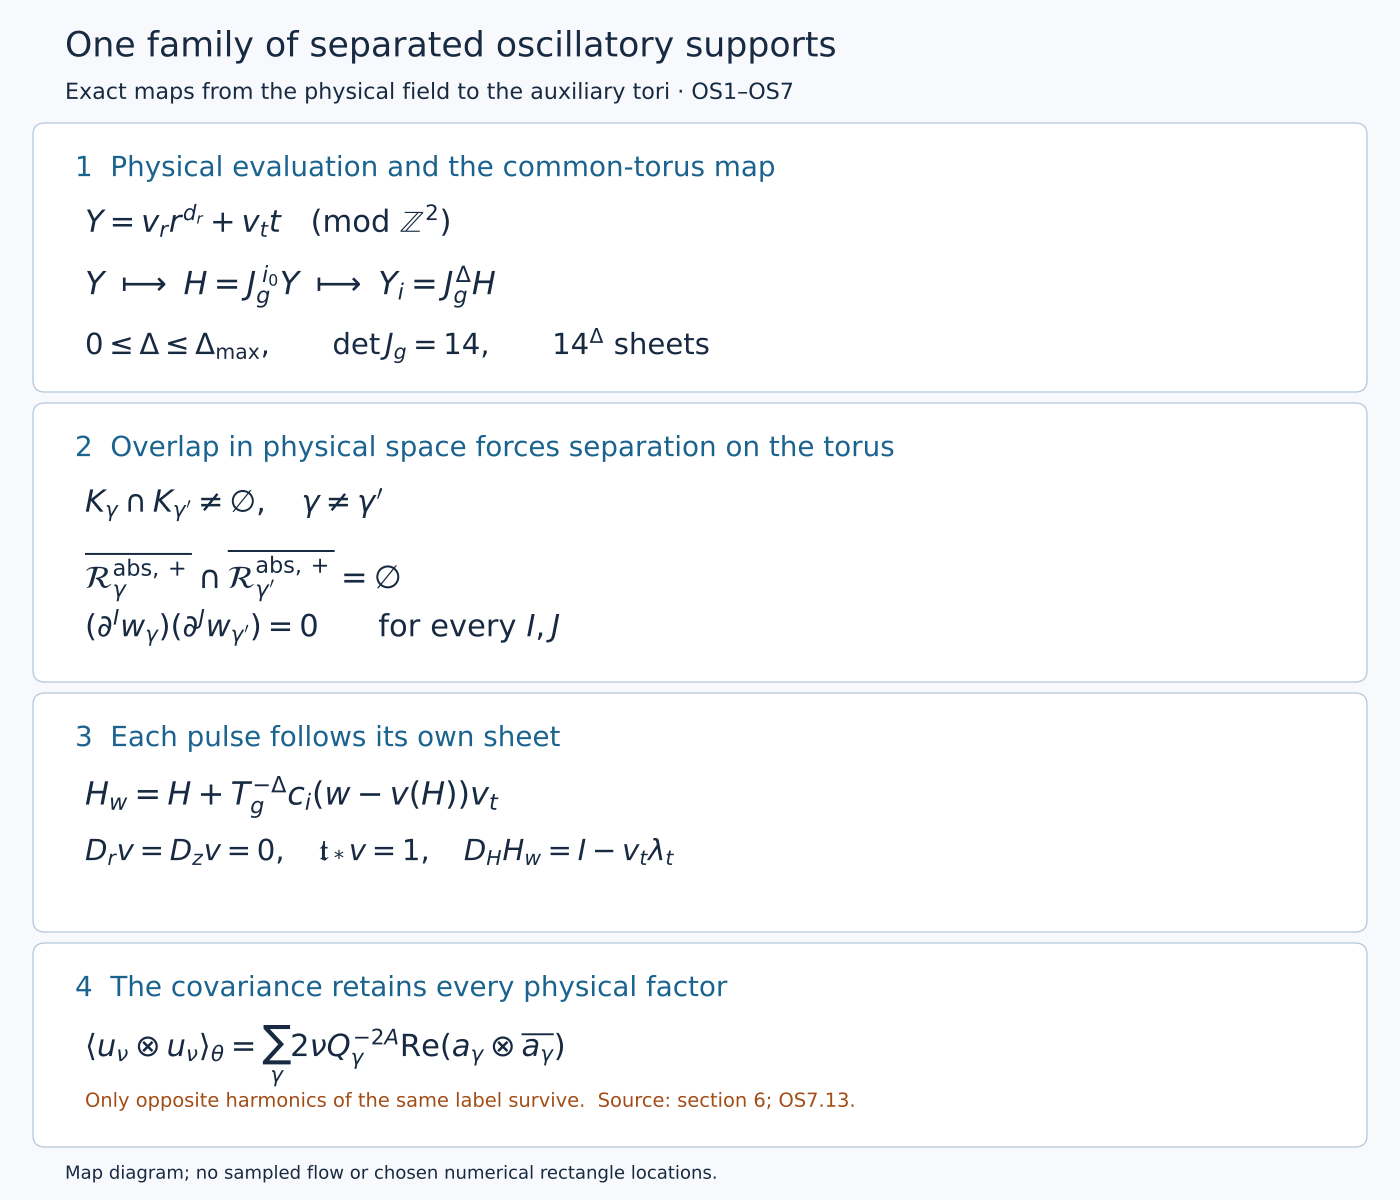

The Python source for this figure:
"""Draw the exact support and covering maps proved in OS1–OS7."""
from pathlib import Path
import re
import matplotlib
matplotlib.use("Agg")
import matplotlib.pyplot as plt
from matplotlib.patches import FancyBboxPatch

out = Path(__file__).resolve().parent
fig = plt.figure(figsize=(14, 12), dpi=100, facecolor="#f7f9fc")
ax = fig.add_axes([0, 0, 1, 1])
ax.set(xlim=(0, 14), ylim=(0, 12))
ax.axis("off")
ink, blue, orange = "#172a42", "#1b638f", "#a24c16"
def text(x, y, value, size=18, color=ink):
    ax.text(x, y, value, va="top", fontsize=size, color=color, linespacing=1.5)
def panel(y, h, title):
    ax.add_patch(FancyBboxPatch((.45, y), 13.1, h, boxstyle="round,pad=.12",
                              linewidth=1, edgecolor="#b9cadb", facecolor="white"))
    text(.75, y+h-.2, title, 20, blue)
text(.65, 11.7, "One family of separated oscillatory supports", 25)
text(.65, 11.18, "Exact maps from the physical field to the auxiliary tori · OS1–OS7", 16)
panel(8.2, 2.45, "1  Physical evaluation and the common-torus map")
text(.85, 9.95, r"$Y=v_r r^{d_r}+v_t t\quad(\mathrm{mod}\ \mathbb{Z}^2)$", 22)
text(.85, 9.35, r"$Y\ \longmapsto\ H=J_g^{\,i_0}Y\ \longmapsto\ Y_i=J_g^\Delta H$", 23)
text(.85, 8.72, r"$0\leq\Delta\leq\Delta_{\max},\qquad \det J_g=14,\qquad 14^\Delta\ {\rm sheets}$", 21)
panel(5.3, 2.55, "2  Overlap in physical space forces separation on the torus")
text(.85, 7.12, r"$K_\gamma\cap K_{\gamma'}\neq\varnothing,\quad\gamma\neq\gamma'$", 22)
text(.85, 6.52, r"$\overline{\mathcal{R}_\gamma^{\rm abs,+}}\cap"
                  r"\overline{\mathcal{R}_{\gamma'}^{\rm abs,+}}=\varnothing$", 23)
text(.85, 5.91, r"$(\partial^I w_\gamma)(\partial^J w_{\gamma'})=0\qquad\mathrm{for\ every\ }I,J$", 22)
panel(2.8, 2.15, "3  Each pulse follows its own sheet")
text(.85, 4.24, r"$H_w=H+T_g^{-\Delta}c_i(w-v(H))v_t$", 23)
text(.85, 3.62, r"$D_rv=D_zv=0,\quad\mathfrak{t}_*v=1,\quad "
                  r"D_HH_w=I-v_t\lambda_t$", 21)
panel(.65, 1.8, "4  The covariance retains every physical factor")
text(.85, 1.75, r"$\left\langle u_\nu\otimes u_\nu\right\rangle_\theta"
                  r"=\sum_\gamma 2\nu Q_\gamma^{-2A}"
                  r"\operatorname{Re}(a_\gamma\otimes\overline{a_\gamma})$", 22)
text(.85, 1.08, "Only opposite harmonics of the same label survive.  Source: section 6; OS7.13.", 14, orange)
text(.65, .35, "Map diagram; no sampled flow or chosen numerical rectangle locations.", 13)
for ext in ["svg", "png"]:
    fig.savefig(out / ("oscillatory-supports." + ext), dpi=100)
p = out / "oscillatory-supports.svg"
p.write_text(re.sub(r'width="1008pt" height="864pt"', 'width="1400" height="1200"',
                    p.read_text(encoding="utf8")), encoding="utf8")
plt.close(fig)
